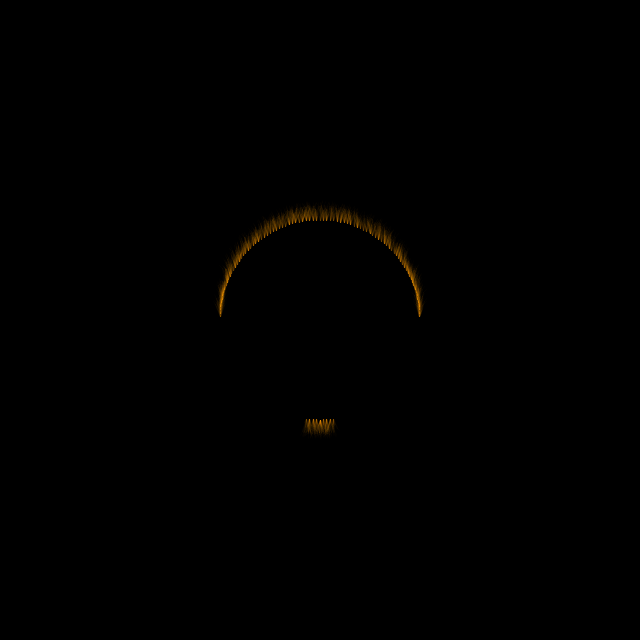
Frame 1 (no input)
Frame 60 (the mouse pressed at the canvas centre just before this capture): identical to frame 1, image omitted
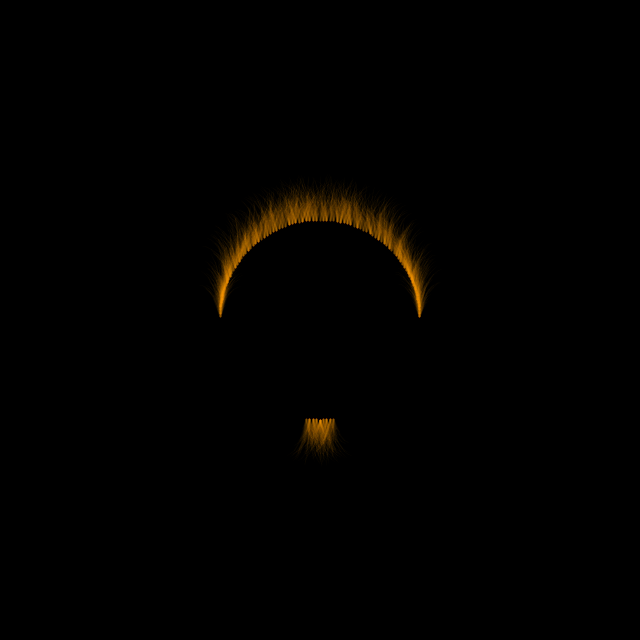
Frame 120 (the mouse held since frame 60 and released just before this capture)

The Processing sketch that drew these frames (run headless with seeded random() and noise(); from frame 60 on, the mouse is pressed at the canvas centre):

// Processing sketch: processing_179813
// ── processing_179813.pde

ArrayList grass = new ArrayList();
 
void setup() {
  size(640, 640);
  stroke(255, 150, 0, 10);
  for (int i = 0; i <= 360; i+=2) {
    if(i < 10){
      grass.add(new Grass(new PVector(width/2+sin(radians(i))*100, height/2+cos(radians(i))*100), 180));
    }
    if(i > 90 && i < 270){
      grass.add(new Grass(new PVector(width/2+sin(radians(i))*100, height/2+cos(radians(i))*100), 0));
    }
    
    if(i > 350){
      grass.add(new Grass(new PVector(width/2+sin(radians(i))*100, height/2+cos(radians(i))*100), 180)); 
    }
  }
}
 
void draw() {
  background(0);
  for (int i = 0; i < grass.size (); i++) {
    Grass g = (Grass) grass.get(i);
    g.draw();
  }
}
 
class Grass {
  ArrayList blades = new ArrayList();
  PVector loc;
  int am = (int)random(12, 36), a;
 
  Grass(PVector loc, int a) {
    this.loc = loc;
    this.a = a;
    for (int i = 0; i < am; i++) {
      blades.add(new Blade(random(10, 50)));
    }
  }
 
  void draw() {
    for (int i = 0; i < blades.size (); i++) {
      Blade b = (Blade) blades.get(i);
      pushMatrix();
      translate(loc.x, loc.y);
      rotate(radians(a + b.angle));
      b.branch(b.segments);
      popMatrix();
    }
  }
}
 
class Blade {
  float segments, angle;
  float num;
 
  Blade(float segments) {
    this.segments = segments;
    angle = random(-20, 20);
  }
 
  void branch(float len) {
    len *= map(mouseX, 0, width, 0.3, 0.7);
    strokeWeight(map(len, 1, segments, 0.1, 4));
    line(0, 0, 0, -len);
    translate(0, -len);
    if (len > 5) {
      pushMatrix();
      rotate(radians(angle+sin(len+num)));
      branch(len);
      popMatrix();
    }
    /* Movement effectivle works on the computer, not on the web. */
    //num+=0.01;
  }
}
